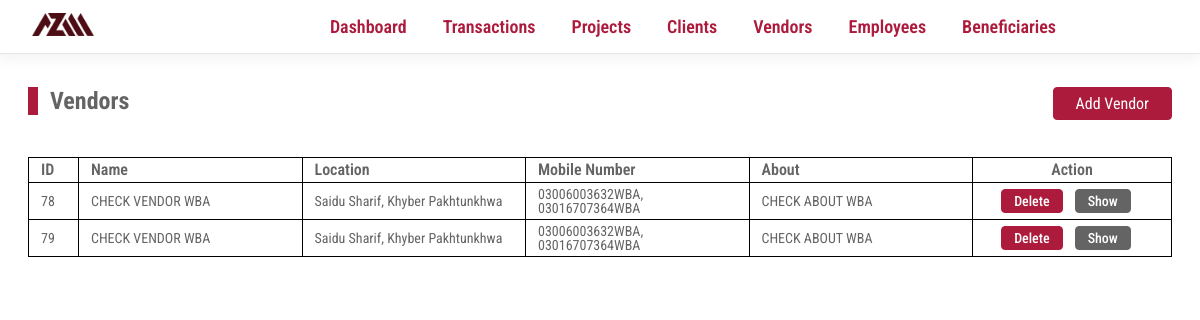
The page /vendors on the database as committed earlier.
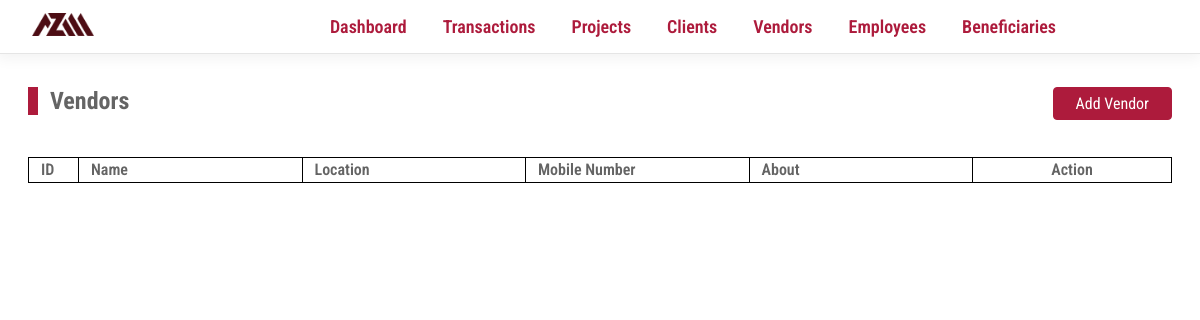
The same page on the database as committed later.
### tables this page shows
CREATE TABLE IF NOT EXISTS `vendors` (
  `vendor_id` int NOT NULL AUTO_INCREMENT,
  `vendor_name` varchar(255) NOT NULL,
  `vendor_city` int NOT NULL,
  `vendor_cell_primary` varchar(255) NOT NULL,
  `vendor_cell_secondary` varchar(255) NOT NULL,
  `vendor_about` varchar(255) NOT NULL,
  `bank_account` int DEFAULT NULL,
  PRIMARY KEY (`vendor_id`),
  KEY `FK_VENDORS_CITIES` (`vendor_city`),
  KEY `FL_VENDORS_BANK_ACCOUNTS` (`bank_account`)
);

CREATE TABLE IF NOT EXISTS `cities` (
  `city_id` int NOT NULL AUTO_INCREMENT,
  `city_name` varchar(28) NOT NULL,
  `city_province` int NOT NULL,
  PRIMARY KEY (`city_id`),
  KEY `city_province` (`city_province`),
  KEY `city_province_2` (`city_province`)
);

CREATE TABLE IF NOT EXISTS `provinces` (
  `province_id` int NOT NULL AUTO_INCREMENT,
  `province_name` varchar(28) NOT NULL,
  PRIMARY KEY (`province_id`)
);

### Core/helpers.php (called while the page is built, shortened)
<?php
function controller($dir, $controller){
    require __DIR__ . DIRECTORY_SEPARATOR . '..' . DIRECTORY_SEPARATOR . "Controllers"    .   DIRECTORY_SEPARATOR .   $dir    .   DIRECTORY_SEPARATOR .   $controller .   ".php";
}
function view($dir, $view, $args =   []){
    extract($args);
    require __DIR__ . DIRECTORY_SEPARATOR . '..' . DIRECTORY_SEPARATOR . "Views"    .   DIRECTORY_SEPARATOR .   $dir    .   DIRECTORY_SEPARATOR .   $view   .   ".view.php";
}
?>

### Controllers/Vendors/index.php (called while the page is built, shortened)
<?php
$vendors   =   new Vendors($config);
$args['vendors']   =   $vendors->all();
view("vendors","index", $args);
?>

### Public/index.php (called while the page is built, shortened)
<?php
$config =   require("../config.php");
$uri    =   parse_url($_SERVER['REQUEST_URI'])['path'];
$method =   isset($_POST['__method'])?$_POST['__method']:$_SERVER['REQUEST_METHOD'];
require ('../core/helpers.php');
$router =   new Router();
$router->route($uri,$method);
?>

### config.php (called while the page is built)
<?php
return  [
    'database'  =>  [
        'host'      =>  'localhost',
        'dbname'    =>  'mmz',
        'user'      =>  'root',
        'passwod'    =>  'root'
    ]
]
?>

### Core/Database.php (called while the page is built, shortened)
<?php
class Database{
    protected $conn;
    protected function __construct($config){
        $dsn    =   'mysql:' .   http_build_query($config['database'],'',';');
        $this->conn =   new PDO($dsn);
        $this->conn->setAttribute(PDO::ATTR_DEFAULT_FETCH_MODE, PDO::FETCH_ASSOC);
    }
    protected function query($sql, $args){
        $stmt   =   $this->conn->prepare($sql);
        $stmt->execute($args);
        return $stmt;
    }
    protected function fetchAllOrAbort($query, $args =   []){
        try{
            $response   =   $this->query($query, $args);
            $result     =   $response->fetchAll();
            return $result;
        }catch(PDOException $e){
            $this->abort($e->getMessage());
        }
    }
}
?>

### Models/Vendors.php (called while the page is built, shortened)
<?php
class Vendors extends Database{
    public function all(){
        $query = "SELECT
                v.vendor_name,
                v.vendor_id,
                v.vendor_about,
                c.city_name,
                v.vendor_cell_primary,
                v.vendor_cell_secondary,
                c.city_name,
                p.province_name,
                ba.bank_account_title,
                ba.bank_account_number, b.bank_name
                FROM `vendors`                                      AS                              v
                LEFT JOIN cities                                    AS                              c
                ON          c.city_id                               =                               v.vendor_city
                LEFT JOIN provinces                                 AS                              p
                ON          p.province_id                           =                               c.city_province
                LEFT JOIN bank_accounts                             AS                              ba
                ON          ba.vendor_id                            =                               v.vendor_id
                LEFT JOIN banks                                     AS                              b
                ON          b.bank_id                               =                               ba.bank_account_bank
                WHERE
                active                                              =                               true";
        $result = $this->fetchAllOrAbort($query);
        return $result;
    }
}
?>

### Views/Vendors/index.view.php (the view, shortened to what this page needs)
<body>
    <div class="main_content">
        <div class="content_head">
            <h2 class="title">Vendors</h2>
            <div class="options">
                <a href="/add-vendor">Add Vendor</a>
            </div>
        </div>
        <div class="table vendors_list">
            <div class="row headings">
                <div class="col">ID</div>
                <div class="col">Name</div>
                <div class="col">Location</div>
                <div class="col">Mobile Number</div>
                <div class="col">About</div>
                <div class="col">Action</div>
            </div>
            <?php if(isset($vendors) && !empty($vendors)): ?>
                <?php foreach($vendors as $vendor): ?>
                    <?php extract($vendor) ?>
                    <div class="row">
                        <div class="col"><?php echo $vendor_id ?></div>
                        <div class="col"><?php echo $vendor_name ?></div>
                        <div class="col"><?php echo $city_name .", ".$province_name; ?></div>
                        <div class="col"><?php echo (empty($vendor_cell_primary)?"N/A": $vendor_cell_primary).(empty($vendor_cell_secondary)?"":", ".$vendor_cell_secondary) ?></div>
                        <div class="col"><?php echo empty($vendor_about)?"N/A": $vendor_about ?></div>
                        <div class="col">
                            <a href="delete-vendor?id=<?php echo $vendor_id ?>" class="danger">Delete</a>
                            <a href="/vendor?id=<?php echo $vendor_id ?>" class="secondary">Show</a>
                        </div>
                    </div>
                <?php endforeach ?>
            <?php endif ?>
        </div>
    </div>
</body>
</html>

Rows that differ between the two databases and show on the page:
removed vendors: vendor_id "78", vendor_name "CHECK VENDOR WBA", vendor_city.city_name "Saidu Sharif", provinces.province_name "Khyber Pakhtunkhwa", vendor_cell_primary "03006003632WBA", vendor_cell_secondary "03016707364WBA", vendor_about "CHECK ABOUT WBA"
removed vendors: vendor_id "79", vendor_name "CHECK VENDOR WBA", vendor_city.city_name "Saidu Sharif", provinces.province_name "Khyber Pakhtunkhwa", vendor_cell_primary "03006003632WBA", vendor_cell_secondary "03016707364WBA", vendor_about "CHECK ABOUT WBA"
